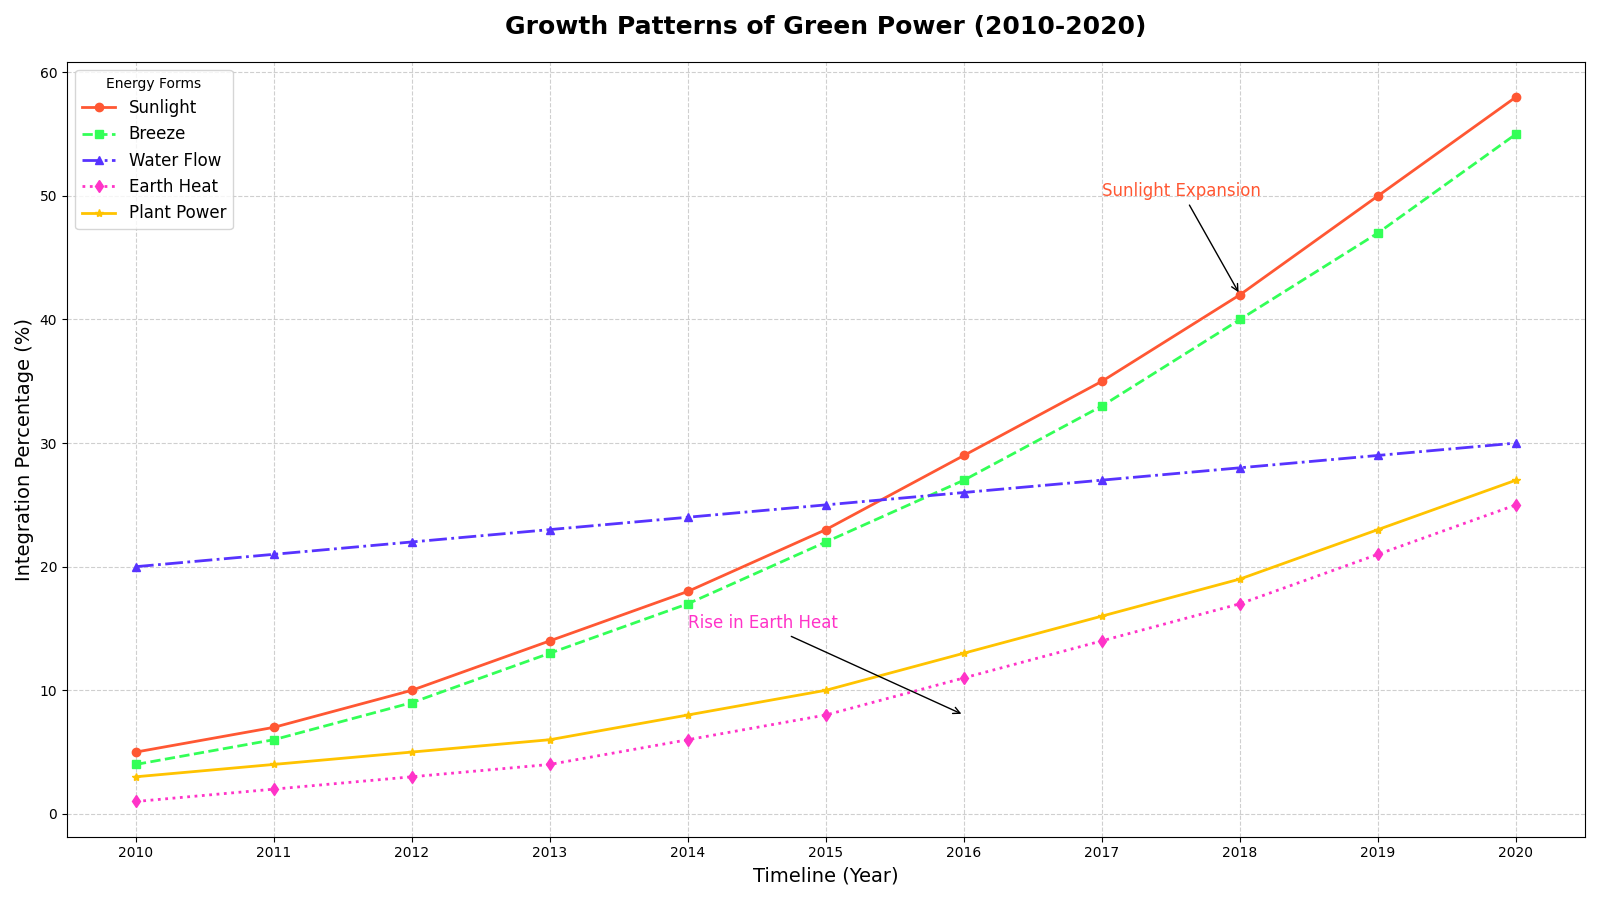

Recreate this plot in Python.
import matplotlib.pyplot as plt
import numpy as np

years = np.arange(2010, 2021)
solar = [5, 7, 10, 14, 18, 23, 29, 35, 42, 50, 58]
wind = [4, 6, 9, 13, 17, 22, 27, 33, 40, 47, 55]
hydro = [20, 21, 22, 23, 24, 25, 26, 27, 28, 29, 30]
geothermal = [1, 2, 3, 4, 6, 8, 11, 14, 17, 21, 25]
biomass = [3, 4, 5, 6, 8, 10, 13, 16, 19, 23, 27]

fig, ax1 = plt.subplots(figsize=(16, 9))

ax1.plot(years, solar, marker='o', linestyle='-', color='#FF5733', linewidth=2, label='Sunlight')
ax1.plot(years, wind, marker='s', linestyle='--', color='#33FF57', linewidth=2, label='Breeze')
ax1.plot(years, hydro, marker='^', linestyle='-.', color='#5733FF', linewidth=2, label='Water Flow')
ax1.plot(years, geothermal, marker='d', linestyle=':', color='#FF33C8', linewidth=2, label='Earth Heat')
ax1.plot(years, biomass, marker='*', linestyle='-', color='#FFC300', linewidth=2, label='Plant Power')

ax1.set_title('Growth Patterns of Green Power (2010-2020)', fontsize=18, fontweight='bold', pad=20)
ax1.set_xlabel('Timeline (Year)', fontsize=14)
ax1.set_ylabel('Integration Percentage (%)', fontsize=14)
ax1.set_xticks(years)
ax1.grid(visible=True, linestyle='--', alpha=0.6)
ax1.legend(title='Energy Forms', loc='upper left', fontsize=12)

ax1.annotate('Sunlight Expansion', xy=(2018, 42), xytext=(2017, 50),
             arrowprops=dict(facecolor='black', arrowstyle='->'),
             fontsize=12, color='#FF5733')
ax1.annotate('Rise in Earth Heat', xy=(2016, 8), xytext=(2014, 15),
             arrowprops=dict(facecolor='black', arrowstyle='->'),
             fontsize=12, color='#FF33C8')

plt.tight_layout()
plt.show()
